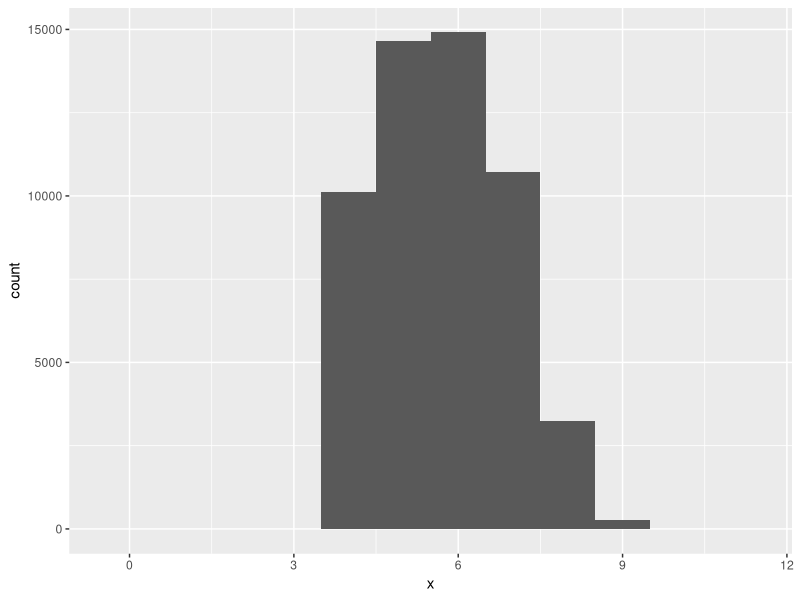
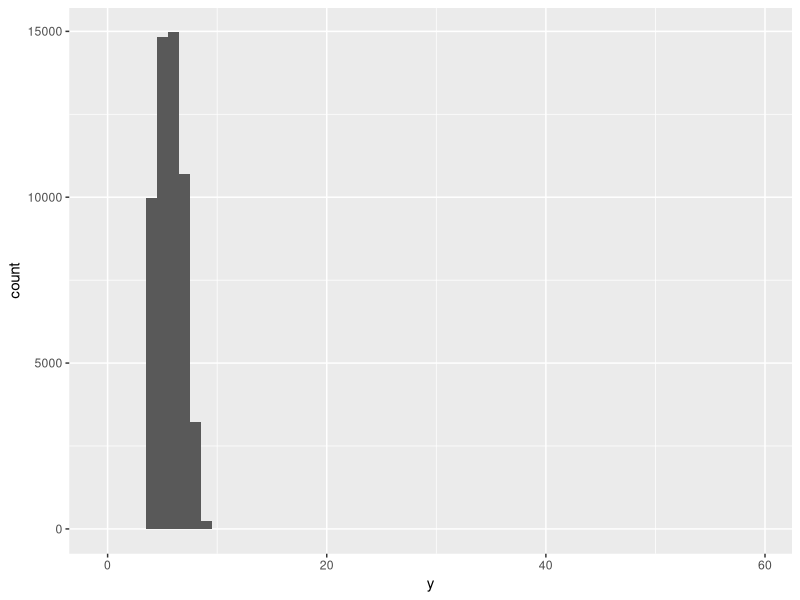
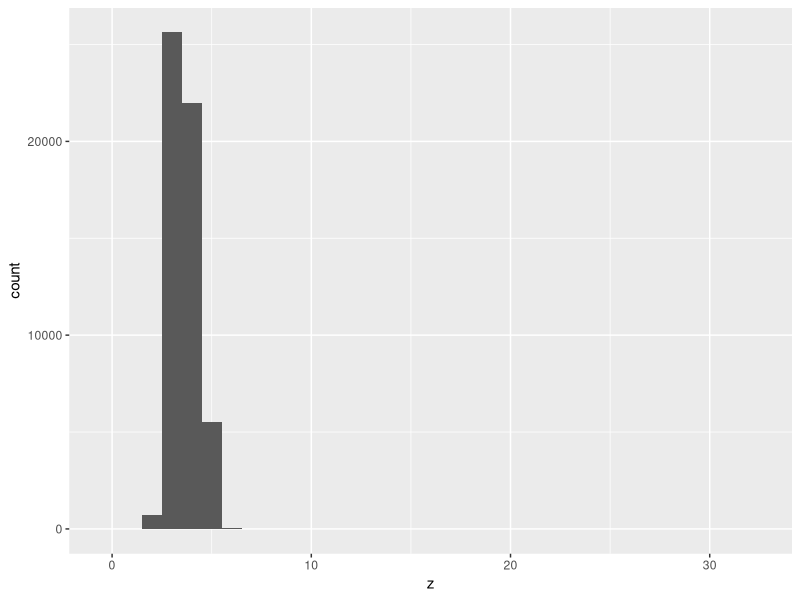
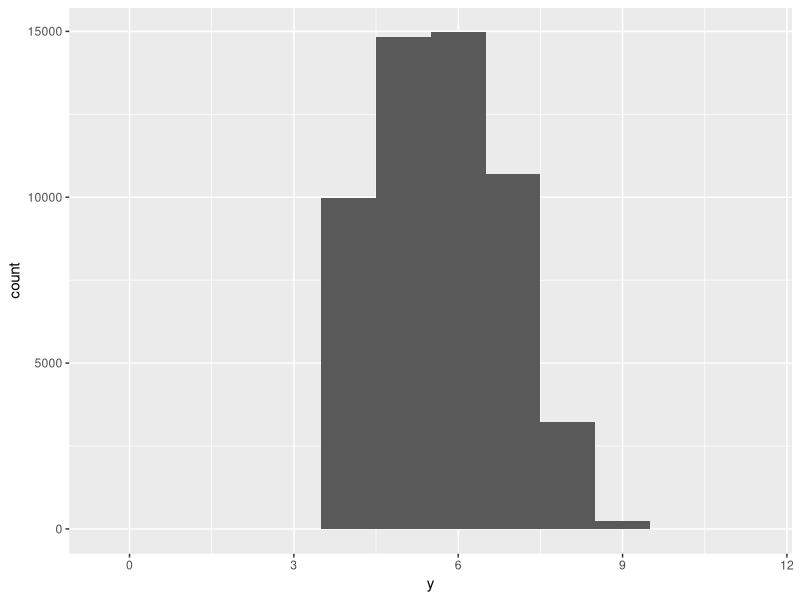
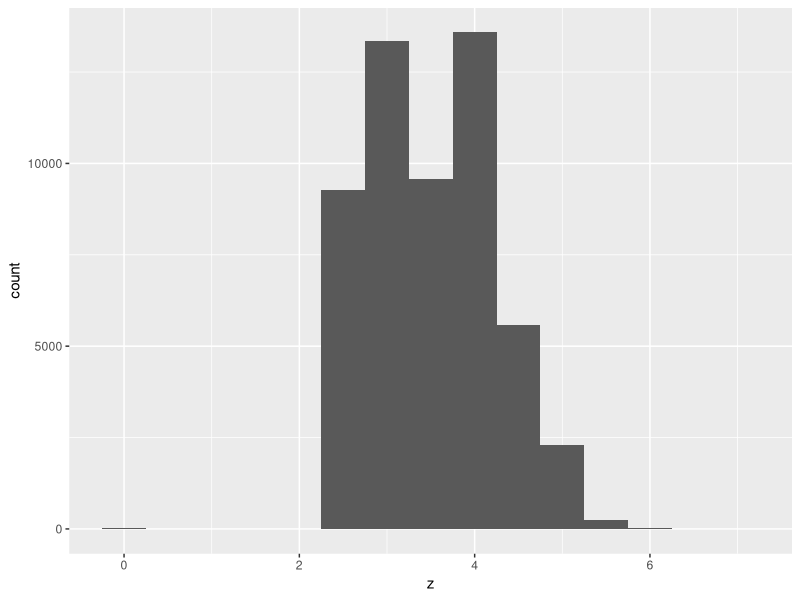
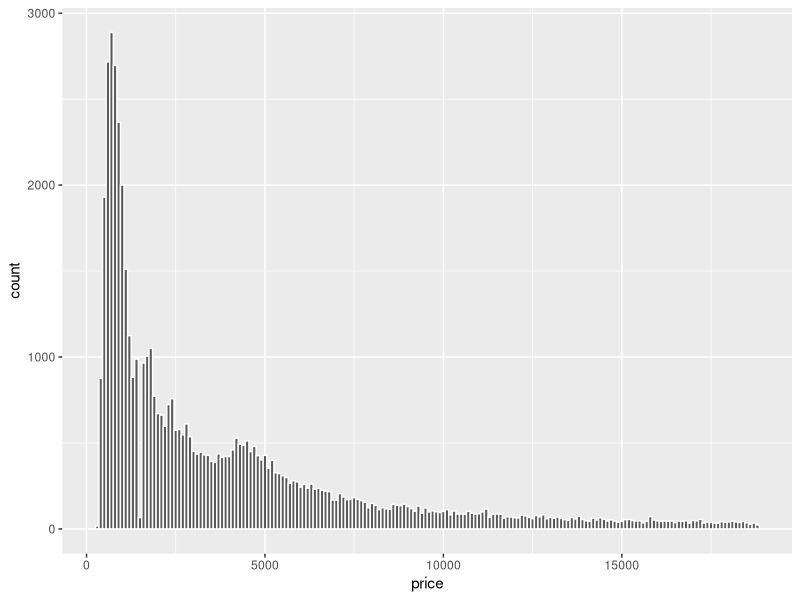
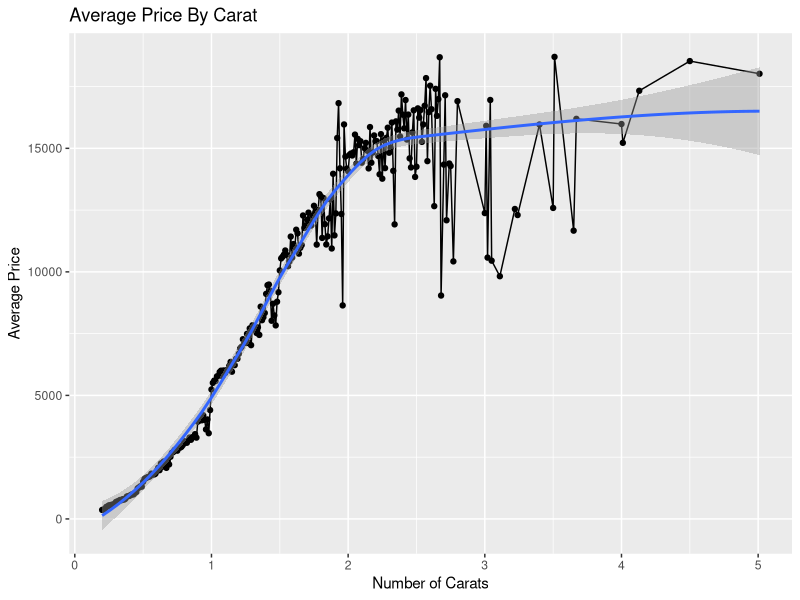
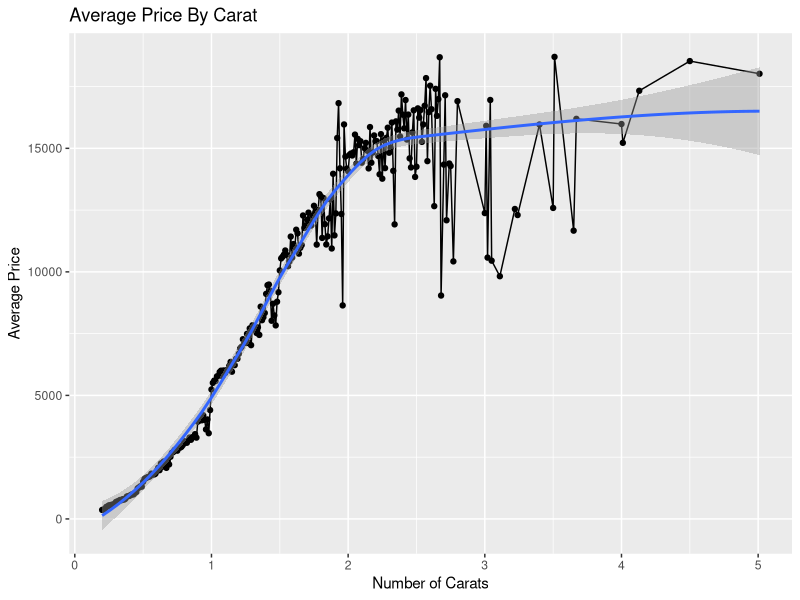

Reproduce these figures in R, in order.
## ---- chunk 1
knitr::opts_chunk$set(echo = TRUE)
## ---- chunk 2
library(tidyverse)
library(dplyr)
library(magrittr)
library(ggplot2)
library(stats)
library(scales)
## ---- chunk 3
head(diamonds)
## ---- chunk 4
diamonds_hist <- ggplot(diamonds) + 
                    geom_histogram(mapping = aes(x = x), binwidth = 1)
## ---- chunk 5
diamonds_hist2 <- ggplot(diamonds) + 
                    geom_histogram(mapping = aes(x = y), binwidth = 1)

diamonds_hist3 <- ggplot(diamonds) + 
                    geom_histogram(mapping = aes(x = z), binwidth = 1)
print(diamonds_hist)
print(diamonds_hist2)
print(diamonds_hist3)
## ---- chunk 6
print(min(diamonds$y))
print(max(diamonds$y))

print(min(diamonds$z))
print(max(diamonds$z))
## ---- chunk 7
out_diamond_y <- diamonds[which(diamonds[,9]>10),]

out_diamond_z <- diamonds[which(diamonds[,10]>9),]

diamonds_subset_y <- subset(diamonds, diamonds$y <= 11)

diamonds_subset_z <- subset(diamonds, diamonds$z <= 8)
## ---- chunk 8
diamonds_hist4 <- ggplot(diamonds_subset_y) + 
  geom_histogram(mapping = aes(x = y), binwidth = 1)

diamonds_hist5 <- ggplot(diamonds_subset_z) + 
  geom_histogram(mapping = aes(x = z), binwidth = .5)

print(diamonds_hist4)
print(diamonds_hist5)
## ---- chunk 9
diamonds_price <- ggplot(diamonds) +
                    geom_histogram(mapping = aes(x = price), binwidth = 100, color="white")

print(min(diamonds$price))
print(max(diamonds$price))

print(diamonds_price)
## ---- chunk 10
carat_count <- diamonds[which(diamonds[,1] == 0.99),]
view(carat_count)
## ---- chunk 11
carat_count2 <- diamonds[which(diamonds[,1] == 1),]
view(carat_count2)
## ---- chunk 12
avg_price_by_carat <- diamonds %>%
                        group_by(carat) %>%
                        summarize(avg_price = mean(price))

price_99_carat <- avg_price_by_carat[which(avg_price_by_carat[,1] == .99),]
price_1_carat <- avg_price_by_carat[which(avg_price_by_carat[,1] == 1),]

print(avg_price_by_carat)
print(price_99_carat)
print(price_1_carat)
## ---- chunk 13
carat_plot <- ggplot(data = avg_price_by_carat, mapping = aes(x = carat, y = avg_price)) +
                  geom_line() +
                  geom_point() +
                  geom_smooth() +
                  ggtitle("Average Price By Carat") +
                  xlab("Number of Carats") + ylab("Average Price")

print(carat_plot) + ggtitle("Average Price By Carat") + xlab("Number of Carats") + ylab("Average Price")
## ---- chunk 14
print(price_99_carat)
print(price_1_carat)
price_diff <- price_1_carat[,2]-price_99_carat[,2]                   
print(price_diff)
